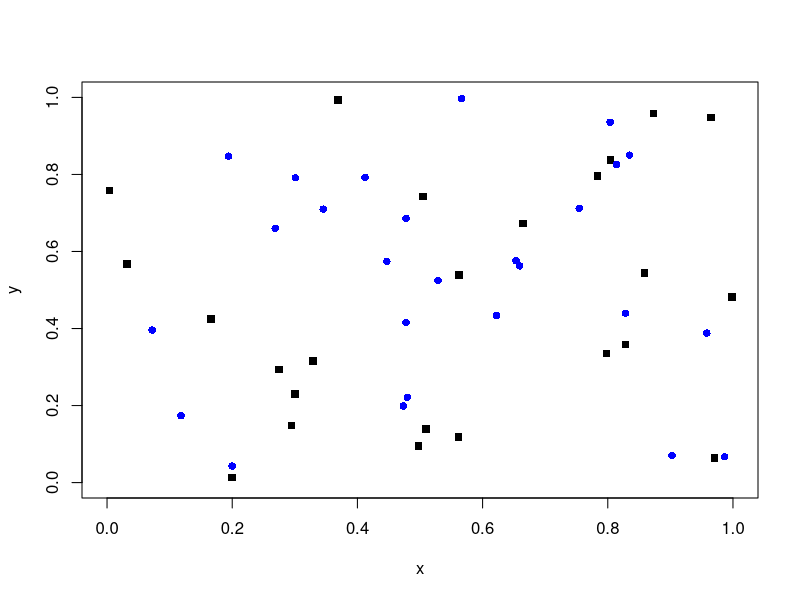
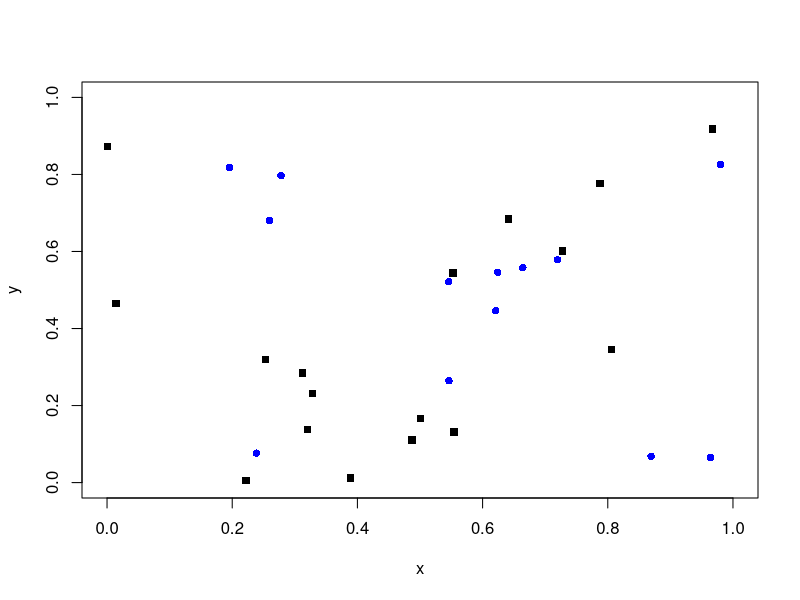
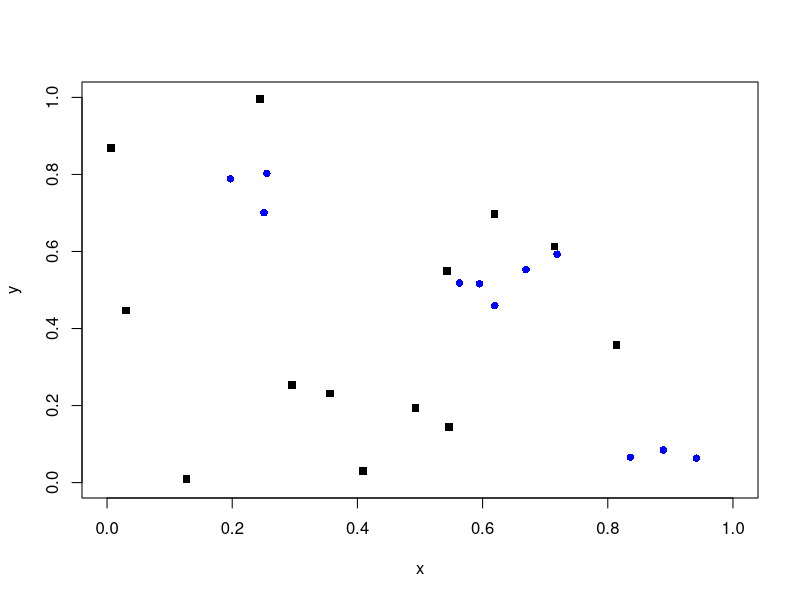
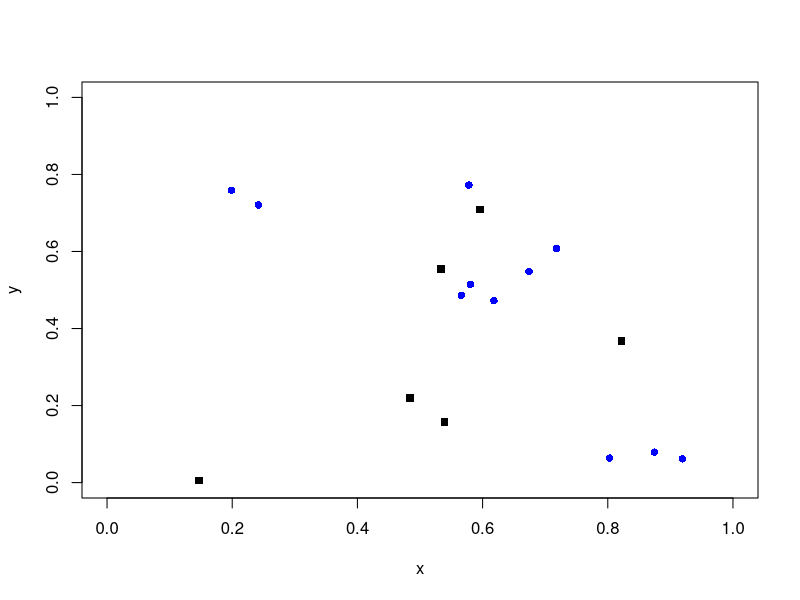
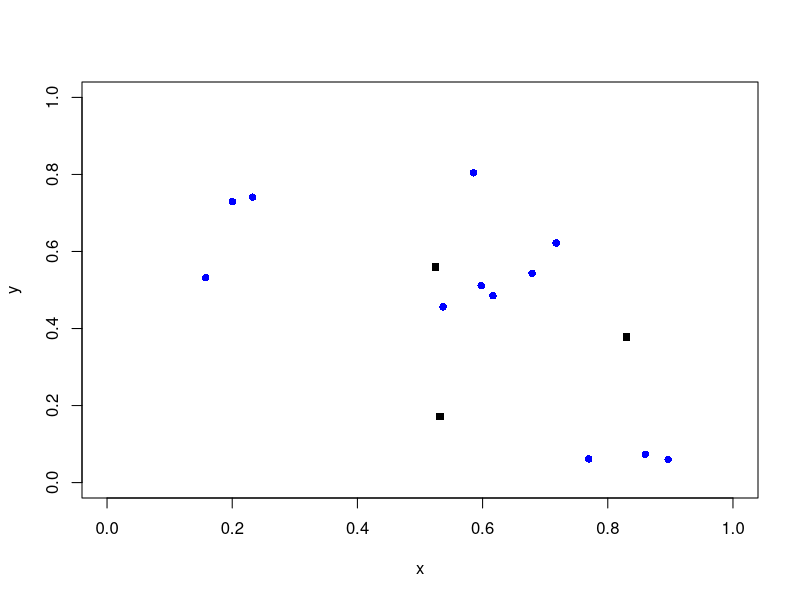
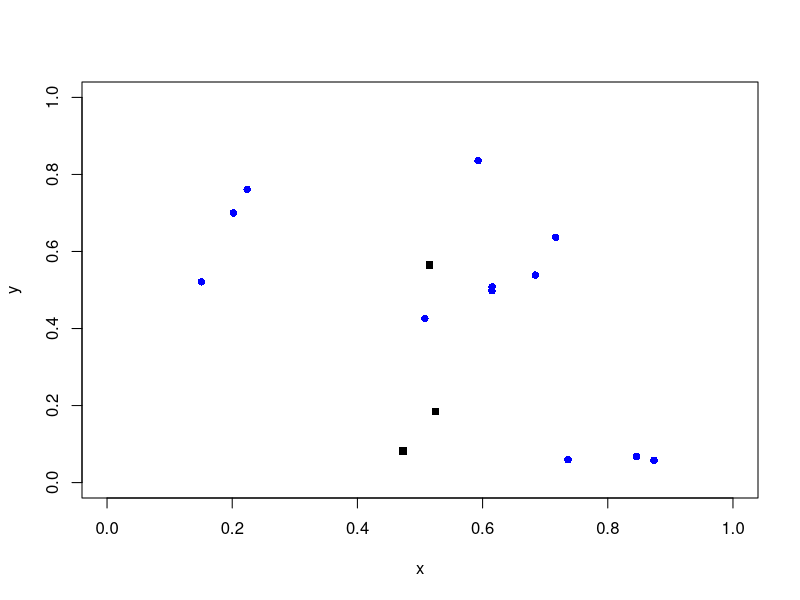
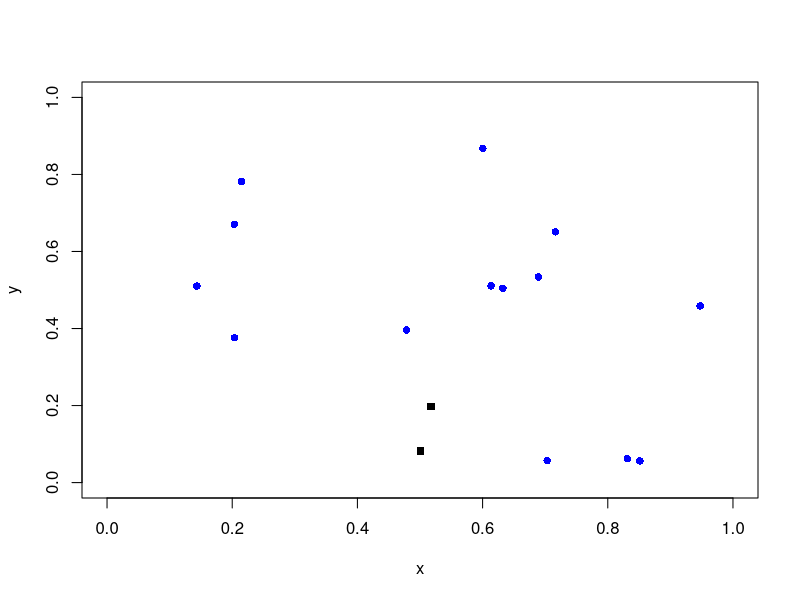
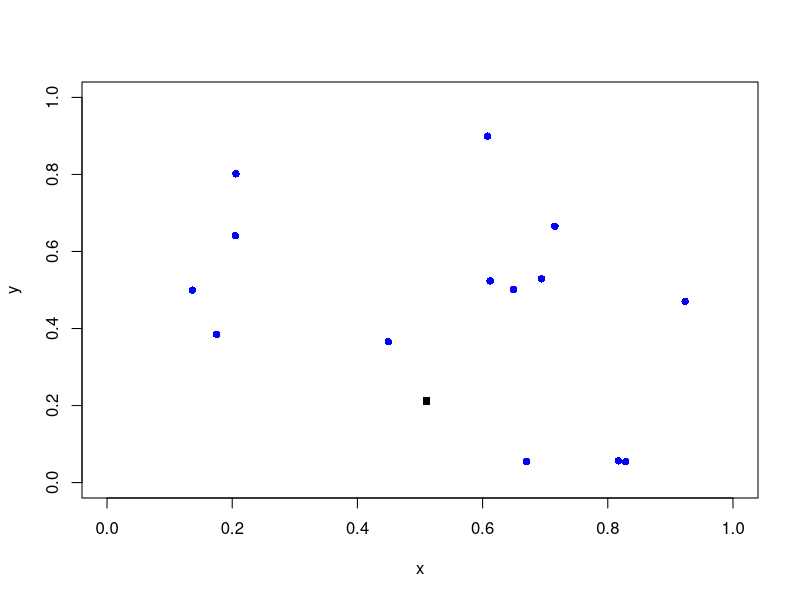

Here is the R script that generated these plots, in order:
# lobos-ovejas version 1.0 

l <- 1 # region
n <- 50 # individuos (ambas especies)
pl <- 0.4 # es lobo

prl <- 0.20 # prob reproduccion lobos
pro <- 0.10 # prob reproduccion ovejas

ec <- 5 # pasos en el tiempo de espera para volver a comer
em <- 3 # lobos que no se alimenten despues de este tiempo moriran

v <- l/30 # tamano de paso
r <- 0.2 # radio en el que deben estar las ovejas para que el lobo las coma
poblacion <- data.frame(x = double(), y = double(), dx = double(), dy = double(), especie  = character())

# INICIO
for (i in 1:n) {
	e <- "O"
    if (runif(1) < pl) {
        e <- "L"
    } 
    poblacion <- rbind(poblacion, data.frame(x = runif(1, 0, l), y = runif(1, 0, l), dx = runif(1, -v, v), dy = runif(1, -v, v), especie = e))
}

iL <- poblacion[poblacion$especie == "L",]
iO <- poblacion[poblacion$especie == "O",]

png("inicio.png")
plot(l, type="n", xlim=c(0, l), ylim=c(0, l), xlab="x", ylab="y")
    if (dim(iL)[1] > 0) {
        points(iL$x, iL$y, pch=15, col="black")
    }
    if (dim(iO)[1] > 0) {
        points(iO$x, iO$y, pch=16, col="blue")
    }
graphics.off()

# hambriento??
poblacion$comer <- NULL
ph <- 0.50 # probabilidad minima hambrientos
for (i in 1:dim(poblacion[poblacion$especie,])[1]) { 
	if (poblacion[i, "especie"] == "L") {
		if (runif(1) < ph) {
			poblacion[i, "comer"] = 1;
		} else {
			poblacion[i, "comer"] = 0;
		}
	}
	else if (poblacion[i, "especie"] == "O")
		poblacion[i, "comer"] = 0; 
}


tmax <- 30
digitos <- floor(log(tmax, 10)) + 1
for (tiempo in 1:tmax) {

# comen lobos - muerte ovejas
comen <- which(poblacion$comer != 0, arr.ind = T)
ovejas <- which(poblacion$especie == "O", arr.ind = T) # poblacion[poblacion$especie == "O",]
if (length(comen) != 0) {
for (i in 1:length(comen)) {
	print("lobos que van a comer")
	print(length(comen))
	print("------------")
	lobo <- poblacion[comen[i], ]
	for(j in 1:length(ovejas)) {
		oveja <- poblacion[ovejas[j], ]
		dx <- lobo$x - oveja$x
        dy <- lobo$y - oveja$y
        d <- sqrt(dx^2 + dy^2)
        print(c(d, j))
        if (d < r && !is.na(d)) { #& !is.na(poblacion[ovejas[j], "comer"])) pueden compartir comida
			poblacion[ovejas[j], "comer"] = NA
			#poblacion[comen[i], "comer"] = poblacion[comen[i], "comer"] + 1
		} #else {
			#poblacion[comen[i], "comer"] = poblacion[comen[i], "comer"] - 1
		#}
	}
}
}

poblacion <- poblacion[!is.na(poblacion$comer), ] # actualizo poblacion
# reproduccion ovejas
ovejas <- which(poblacion$especie == "O", arr.ind = T)
for (i in 1:length(ovejas)) {
	if (runif(1) < pro) {
		poblacion <- rbind(poblacion, data.frame(x = runif(1, 0, l), y = runif(1, 0, l), 
							dx = runif(1, -v, v), dy = runif(1, -v, v), especie = "O", comer = 0))
	}
}

# muerte y reproduccion lobos
lobos <- which(poblacion$especie == "L", arr.ind = T)
if (length(lobos) != 0) {
for (i in 1:length(lobos)) {
    if (runif(1) < 0.3) { #if (poblacion[lobos[i], "comer"] == 0) {
		poblacion[lobos[i], "comer"] = NA
	} else if (runif(1) < pro) {
		poblacion <- rbind(poblacion, data.frame(x = runif(1, 0, l), y = runif(1, 0, l), 
							dx = runif(1, -v, v), dy = runif(1, -v, v), especie = "L", comer = 0))
	}
}
}
poblacion <- poblacion[!is.na(poblacion$comer), ]

# desplazamiento
for (i in 1:dim(poblacion)[1]) {
	ind <- poblacion[i, ]
	ind$x <- ind$x + ind$dx
    ind$y <- ind$y + ind$dy
    if (ind$x > l) {
        ind$x <- ind$x - l
    }
    if (ind$y > l) {
        ind$y <- ind$y - l
    }
    if (ind$x < 0) {
        ind$x <- ind$x + l
    }
    if (ind$y < 0) {
        ind$y <- ind$y + l
    }
    poblacion[i, ] <- ind
}

iL <- poblacion[poblacion$especie == "L",]
iO <- poblacion[poblacion$especie == "O",]

tl <- paste(tiempo, "", sep="")
while (nchar(tl) < digitos) {
    tl <- paste("0", tl, sep="")
}
salida <- paste("p6_t", tl, ".png", sep="")
tiempo <- paste("Paso", tiempo)
png(salida)
plot(l, type="n", xlim=c(0, l), ylim=c(0, l), xlab="x", ylab="y", bg = "green")
    if (dim(iL)[1] > 0) {
        points(iL$x, iL$y, pch=15, col="black")
    }
    if (dim(iO)[1] > 0) {
        points(iO$x, iO$y, pch=16, col="blue")
    }
#grid(nx = 1000, ny = 1000, col = "chartreuse", lty = "dotted",
 #    lwd = par("lwd"), equilogs = TRUE)
graphics.off()

}


# rect(-0.9, 1.9, -0.5, 1.2, col = "magenta")
